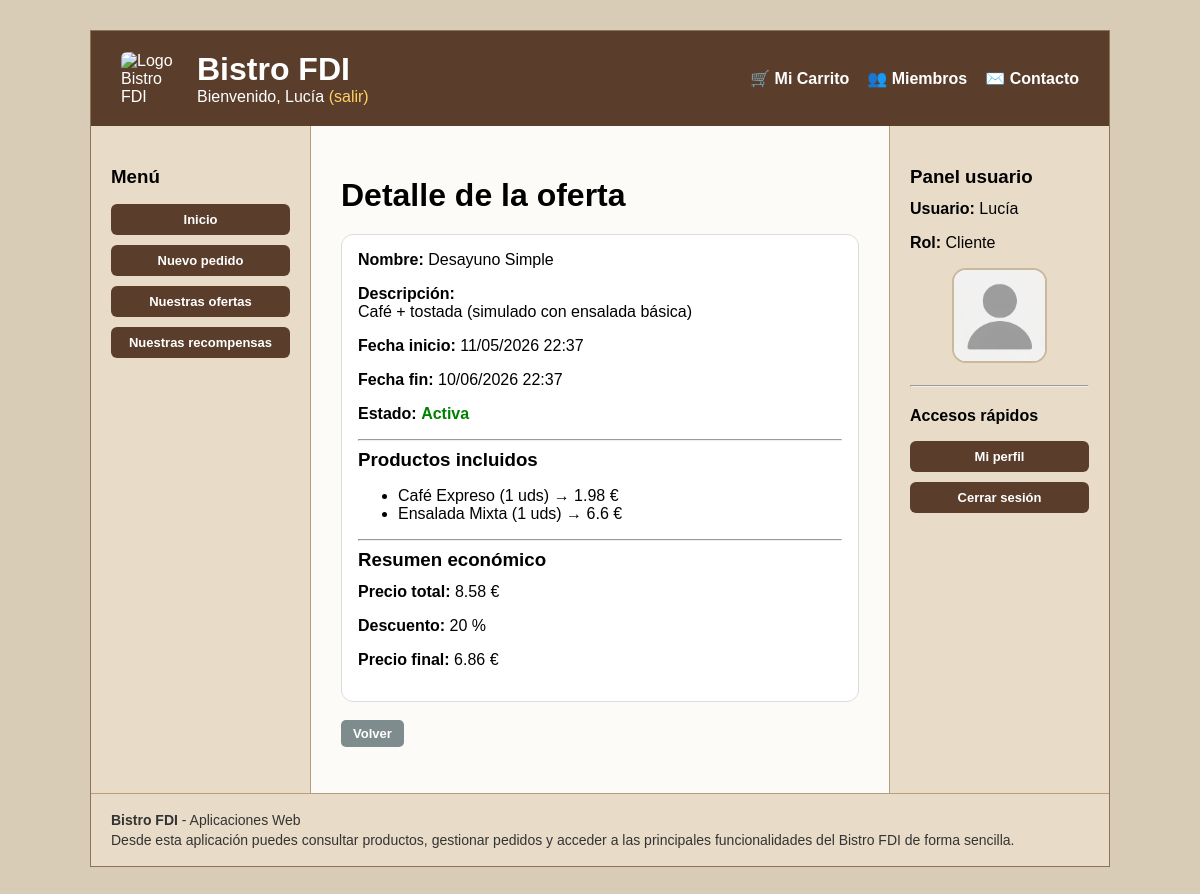
/vistas/ofertas/detalleOferta.php?id=1&return=../ofertas/ofertaCliente.php (signed in), run on the app's committed database.
### tables this page shows
CREATE TABLE IF NOT EXISTS `usuarios` (
    `id` INT AUTO_INCREMENT PRIMARY KEY,
    `username` VARCHAR(100) NOT NULL UNIQUE,
    `email` VARCHAR(150) NOT NULL UNIQUE,
    `nombre` VARCHAR(100) NOT NULL,
    `apellidos` VARCHAR(100) NOT NULL,
    `password_hash` VARCHAR(255) NOT NULL,
    `rol` ENUM('cliente', 'camarero', 'cocinero', 'gerente') NOT NULL DEFAULT 'cliente',
    `avatar_tipo` ENUM('default', 'preset', 'custom') NOT NULL DEFAULT 'default',
    `avatar_valor` VARCHAR(255) DEFAULT NULL,
    `activo` TINYINT(1) NOT NULL DEFAULT 1,
    `deleted_at` TIMESTAMP NULL DEFAULT NULL,
    `created_at` TIMESTAMP DEFAULT CURRENT_TIMESTAMP,
    `updated_at` TIMESTAMP DEFAULT CURRENT_TIMESTAMP ON UPDATE CURRENT_TIMESTAMP,
    `bistrocoins` INT NOT NULL DEFAULT 0
);

CREATE TABLE IF NOT EXISTS `ofertas` (
    `id` INT AUTO_INCREMENT PRIMARY KEY,
    `nombre` VARCHAR(100) NOT NULL,
    `descripcion` TEXT,
    
    `fecha_inicio` DATETIME NOT NULL,
    `fecha_fin` DATETIME NOT NULL,

    `descuento` DECIMAL(5,2) NOT NULL,  

    `created_at` TIMESTAMP DEFAULT CURRENT_TIMESTAMP,
    `updated_at` TIMESTAMP DEFAULT CURRENT_TIMESTAMP ON UPDATE CURRENT_TIMESTAMP
);

CREATE TABLE IF NOT EXISTS `oferta_productos` (
    `id` INT AUTO_INCREMENT PRIMARY KEY,

    `oferta_id` INT NOT NULL,
    `producto_id` INT NOT NULL,

    `cantidad` INT NOT NULL DEFAULT 1,

    FOREIGN KEY (`oferta_id`) REFERENCES `ofertas`(`id`) ON DELETE CASCADE,
    FOREIGN KEY (`producto_id`) REFERENCES `productos`(`id`) ON DELETE CASCADE,

    UNIQUE (`oferta_id`, `producto_id`)
);

CREATE TABLE IF NOT EXISTS `productos` (
    `id` INT AUTO_INCREMENT PRIMARY KEY,
    `nombre` VARCHAR(100),
    `descripcion` TEXT,
    `categoria_id` INT,
    `precio_base` DECIMAL(10,2),
    `iva` INT,
    `disponible` BOOLEAN,
    `ofertado` BOOLEAN,
    `imagen` VARCHAR(255) DEFAULT NULL,
    `se_cocina` BOOLEAN DEFAULT 1,
    FOREIGN KEY (`categoria_id`) REFERENCES `categorias`(`id`)
);

### includes/OfertaDAO.php (called while the page is built, shortened)
<?php
require_once __DIR__ . '/../entities/Oferta.php';
require_once __DIR__ . '/../includes/application.php';
class OfertaDAO
{
    public static function getById($id)
    {
        global $conn;
        $stmt = $conn->prepare("
            SELECT id, nombre, descripcion, fecha_inicio, fecha_fin, descuento
            FROM ofertas
            WHERE id = ?
        ");
        $stmt->bind_param("i", $id);
        $stmt->execute();
        $result = $stmt->get_result();
        $fila = $result->fetch_assoc();
        return new Oferta(
            $fila['id'],
            $fila['nombre'] ?? '',
            $fila['descripcion'] ?? '',
            $fila['fecha_inicio'],
            $fila['fecha_fin'],
            $fila['descuento']
        );
    }
}

### entities/Oferta.php (called while the page is built, shortened)
<?php
class Oferta
{
    private $id;
    private $nombre;
    private $descripcion;
    private $fecha_inicio;
    private $fecha_fin;
    private $descuento;
    public function __construct($id, $nombre, $descripcion, $fecha_inicio, $fecha_fin, float $descuento)
    {
        $this->id = $id;
        $this->nombre = $nombre;
        $this->descripcion = $descripcion;
        $this->fecha_inicio = $fecha_inicio;
        $this->fecha_fin = $fecha_fin;
        $this->descuento = $descuento;
    }
    public function getId()
    {
        return $this->id;
    }
    public function getNombre()
    {
        return $this->nombre;
    }
    public function getDescripcion()
    {
        return $this->descripcion;
    }
    public function getFechaInicio()
    {
        return $this->fecha_inicio;
    }
    public function getFechaFin()
    {
        return $this->fecha_fin;
    }
    public function getDescuento()
    {
        return $this->descuento;
    }
    public function estaActiva()
    {
        $tz = new DateTimeZone('Europe/Madrid');
        $ahora = new DateTime('now', $tz);
        $inicio = new DateTime($this->fecha_inicio, $tz);
        $fin = new DateTime($this->fecha_fin, $tz);
        return $ahora >= $inicio && $ahora <= $fin;
    }
    public function aplicarDescuento(float $precioOriginal)
    {
        return round($precioOriginal * (1 - $this->descuento / 100), 2);
    }
}

### includes/ProductoDAO.php (called while the page is built, shortened)
<?php
require_once __DIR__ . '/../entities/Producto.php';
require_once __DIR__ . '/application.php';
class ProductoDAO {
    public static function getProductosDeOferta($oferta_id) {
        global $conn;
        $stmt = $conn->prepare("
            SELECT p.*, op.cantidad
            FROM productos p
            JOIN oferta_productos op ON p.id = op.producto_id
            WHERE op.oferta_id = ?
        ");
        $stmt->bind_param("i", $oferta_id);
        $stmt->execute();
        $result = $stmt->get_result();
        $productos = [];
        while ($fila = $result->fetch_assoc()) {
            $producto = new Producto(
                $fila['id'],
                $fila['nombre'],
                $fila['descripcion'],
                $fila['categoria_id'],
                $fila['precio_base'],
                $fila['iva'],
                $fila['disponible'],
                $fila['ofertado'],
                $fila['imagen'] ?? null,
                $fila['se_cocina'] ?? 1
            );
            $producto->cantidad = $fila['cantidad'];
            $productos[] = $producto;
        }
        return $productos;
    }
}

### entities/Producto.php (called while the page is built, shortened)
<?php
class Producto {
    private $nombre;
    private $precio;
    private $iva;
    public function __construct($id, $nombre, $descripcion, $categoria_id, $precio, $iva, $disponible, $ofertado, $imagen = null, $se_cocina = 1) {
        $this->nombre = $nombre;
        $this->precio = $precio;
        $this->iva = $iva;
    }
    public function getNombre() {
        return $this->nombre;
    }
    public function getPrecioFinal() {
        return round($this->precio * (1 + $this->iva / 100), 2);
    }
}

### includes/UsuarioDAO.php (called while the page is built, shortened)
<?php
require_once __DIR__ . '/../entities/Usuario.php';
require_once __DIR__ . '/util.php';
class UsuarioDAO {
    public static function default_avatar(): string {
        return RUTA_APP . '/img/avatares/default.png';
    }
    private static function row_to_usuario(array $row): Usuario {
        $row['avatar_url'] = self::user_row_to_avatar_url($row);
        return new Usuario(
            (int)$row['id'],
            $row['username'],
            $row['email'],
            $row['nombre'],
            $row['apellidos'],
            $row['password_hash'],
            $row['rol'] ?? 'cliente',
            $row['avatar_tipo'] ?? 'default',
            $row['avatar_valor'] ?? null,
            $row['avatar_url'],
            (int)$row['activo'],
            $row['updated_at'] ?? '',
            (int)($row['bistrocoins'] ?? 0)
        );
    }
    private static function user_row_to_avatar_url(array $row): string {
        $tipo = (string)($row['avatar_tipo'] ?? 'default');
        return self::default_avatar();
    }
    public static function user_find_by_id(int $id, bool $includeInactive = true): ?Usuario {
        $conn = crearConexion();
        $sql = $includeInactive
            ? "SELECT * FROM usuarios WHERE id = ? LIMIT 1"
            : "SELECT * FROM usuarios WHERE id = ? AND activo = 1 LIMIT 1";
        $stmt = $conn->prepare($sql);
        $stmt->bind_param("i", $id);
        $stmt->execute();
        $result = $stmt->get_result();
        $row = $result->fetch_assoc();
        return $row ? self::row_to_usuario($row) : null;
    }
}

### includes/auth.php (called while the page is built, shortened)
<?php
require_once __DIR__ . '/UsuarioDAO.php';
function current_user(): ?Usuario {
    $id = (int)$_SESSION['user_id'];
    $user = UsuarioDAO::user_find_by_id($id);
    return $user;
}
        ?>

### entities/Usuario.php (called while the page is built, shortened)
<?php
class Usuario {
    private $nombre;
    private $rol;
    private $avatar_url;
    private $activo;
    public function __construct(int $id, string $username, string $email, string $nombre, string $apellidos,
                                string $password_hash, string $rol, string $avatar_tipo, ?string $avatar_valor,
                                string $avatar_url, int $activo, string $updated_at, int $bistrocoins = 0) {
        $this->nombre = $nombre;
        $this->rol = $rol;
        $this->avatar_url = $avatar_url;
        $this->activo = $activo;
    }
    public function getNombre(): string { return $this->nombre; }
    public function getRol(): string { return $this->rol; }
    public function getAvatarUrl(): string { return $this->avatar_url; }
    public function isActivo(): bool { return $this->activo === 1; }
}

### includes/util.php (called while the page is built, shortened)
<?php
function escaparHtml(?string $value): string
{
    return htmlspecialchars((string) $value, ENT_QUOTES | ENT_SUBSTITUTE, 'UTF-8');
}

### vistas/ofertas/detalleOferta.php (the view, shortened to what this page needs)
<?php
require_once __DIR__ . '/../../includes/auth.php';
require_once __DIR__ . '/../../entities/Oferta.php';
require_once __DIR__ . '/../../includes/ProductoDAO.php';
require_once __DIR__ . '/../../includes/OfertaDAO.php';
$id = $_GET['id'] ?? null;
$return = $_GET['return'] ?? 'index.php';
$oferta = OfertaDAO::getById($id);
?>
<h1>Detalle de la oferta</h1>
<div class="panel">
    <p><strong>Nombre:</strong> <?= htmlspecialchars($oferta->getNombre()) ?></p>
    <p><strong>Descripción:</strong><br>
        <?= nl2br(htmlspecialchars($oferta->getDescripcion())) ?>
    </p>
    <p><strong>Fecha inicio:</strong>
        <?= date('d/m/Y H:i', strtotime($oferta->getFechaInicio())) ?>
    </p>
    <p><strong>Fecha fin:</strong>
        <?= date('d/m/Y H:i', strtotime($oferta->getFechaFin())) ?>
    </p>
    <p><strong>Estado:</strong>
        <?= (!$oferta->estaActiva())
            ? '<span class="text-danger">Caducada</span>'
            : '<span class="text-success">Activa</span>' ?>
    </p>
    <hr>
    <h3>Productos incluidos</h3>
    <?php
    $precio_total = 0;
    $productos = ProductoDAO::getProductosDeOferta($oferta->getId());
    ?>
    <?php if (empty($productos)): ?>
        <p>No hay productos en esta oferta.</p>
    <?php else: ?>
        <ul>
            <?php foreach ($productos as $p):
                $precio = $p->getPrecioFinal();
                $precio_cant = $precio * $p->cantidad;
                $precio_total += $precio_cant;
            ?>
                <li>
                    <?= htmlspecialchars($p->getNombre()) ?>
                    (<?= $p->cantidad ?> uds)
                    → <?= round($precio_cant, 2) ?> €
                </li>
            <?php endforeach; ?>
        </ul>
    <?php endif; ?>
    <hr>
    <h3>Resumen económico</h3>
    <p><strong>Precio total:</strong> <?= round($precio_total, 2) ?> €</p>
    <p><strong>Descuento:</strong> <?= $oferta->getDescuento() ?> %</p>
    <?php
    $precio_final = $oferta->aplicarDescuento($precio_total);
    ?>
    <p><strong>Precio final:</strong> <?= round($precio_final, 2) ?> €</p>
</div>
<p>
    <a class="btn-volver" href="<?= htmlspecialchars($return) ?>">Volver</a>
</p>
<?php
require __DIR__ . '/../../includes/plantilla.php';

### cabecera.php (shortened to what this page needs)
<?php
require_once __DIR__ . '/includes/auth.php';
function mostrarSaludo(): string {
    $user = current_user();
    if ($user) {
        $nombre = $user->getNombre() ?: $user->getUsername();
        return "Bienvenido, " . htmlspecialchars($nombre) .
            " <a href='" . RUTA_APP . "/scripts/usuarios/logout.php'>(salir)</a>";
    }
    return "Usuario desconocido. <a href='" . RUTA_APP . "/vistas/usuarios/acceso.php#login'>Login</a>";
}
?>
<div class="cabecera-superior">
    <div class="cabecera-brand">
        <img src="<?= RUTA_APP ?>/img/logo_personalizado.png" alt="Logo Bistro FDI" class="logo-cabecera">
        <div>
            <h1>Bistro FDI</h1>
            <div class="saludo"><?= mostrarSaludo(); ?></div>
        </div>
    </div>
    <nav class="menu-principal">
        <ul>
            <?php if (current_user()): ?>
                <li><a href="<?= RUTA_APP ?>/vistas/pedidos/carrito.php">🛒 Mi Carrito</a></li>
            <?php endif; ?>
            <li><a href="<?= RUTA_APP ?>/miembros.php">👥 Miembros</a></li>
            <li><a href="<?= RUTA_APP ?>/contacto.php">✉️ Contacto</a></li>
        </ul>
    </nav>
</div>

### sideBarDer.php
<?php
require_once __DIR__ . '/includes/auth.php';
require_once __DIR__ . '/includes/util.php';
$user = current_user();
$nombre = $user ? $user->getNombre() : 'Invitado';
$rol = $user ? $user->getRol() : 'No autenticado';
$avatarSrc = $user ? $user->getAvatarUrl() : '';
?>
<section class="panel-usuario-sidebar">
    <h3>Panel usuario</h3>
    <p><strong>Usuario:</strong> <?= escaparHtml($nombre) ?></p>
    <p><strong>Rol:</strong> <?= escaparHtml(ucfirst($rol)) ?></p>
    <?php if ($user): ?>
        <div class="sidebar-avatar-box">
            <img src="<?= escaparHtml($avatarSrc) ?>"
                 alt="Foto de perfil de <?= escaparHtml($nombre) ?>"
                 class="sidebar-avatar">
        </div>
    <?php endif; ?>
    <hr>
    <nav aria-label="Accesos rápidos del usuario">
        <h4>Accesos rápidos</h4>
        <ul class="menu-izq">
            <?php if ($user && $user->getRol() === 'gerente'): ?>
                <li><a href="<?= RUTA_APP ?>/vistas/usuarios/usuarios.php">Listado de usuarios</a></li>
                <li><a href="<?= RUTA_APP ?>/vistas/usuarios/usuario_form.php?modo=crear">Registrar trabajador</a></li>
                <li><a href="<?= RUTA_APP ?>/vistas/usuarios/perfil.php">Mi perfil</a></li>
                <li><a href="<?= RUTA_APP ?>/scripts/usuarios/logout.php">Cerrar sesión</a></li>
            <?php elseif ($user): ?>
                <li><a href="<?= RUTA_APP ?>/vistas/usuarios/perfil.php">Mi perfil</a></li>
                <li><a href="<?= RUTA_APP ?>/scripts/usuarios/logout.php">Cerrar sesión</a></li>
            <?php else: ?>
                <li><a href="<?= RUTA_APP ?>/vistas/usuarios/acceso.php#login">Iniciar sesión</a></li>
                <li><a href="<?= RUTA_APP ?>/vistas/usuarios/registro.php">Registrarse</a></li>
            <?php endif; ?>
        </ul>
    </nav>
</section>

### CSS/estilo.css (style rules this page uses)
*, *::before, *::after { box-sizing: border-box; }
html, body { overflow-x: hidden; }
body { margin: 0; padding: 0; background-color: #d9ccb7; font-family: Arial, sans-serif; }
h1 { margin-bottom: 20px; }
h3 { margin: 20px 0 12px 0; }
h4 { margin: 20px 0 12px 0; }
p { margin: 0 0 16px 0; }
.cabecera-superior { display: flex; justify-content: space-between; align-items: center; gap: 30px; flex-wrap: wrap; }
.cabecera-brand { display: flex; align-items: center; gap: 16px; min-width: 0; }
.logo-cabecera { width: 60px; height: auto; border-radius: 6px; flex-shrink: 0; }
.cabecera-brand h1 { margin: 0; font-size: 2rem; }
.saludo a { color: #ffd166; text-decoration: none; }
.menu-principal ul { list-style: none; display: flex; gap: 18px; margin: 0; padding: 0; flex-wrap: wrap; }
.menu-principal a { color: white; text-decoration: none; font-weight: bold; }
.menu-izq { list-style: none; padding: 0; }
.menu-izq li { margin-bottom: 10px; }
.menu-izq a, #sidebar-der ul a { display: block; padding: 8px 10px; background-color: #5a3e2b; color: white; text-decoration: none; border-radius: 6px; font-weight: bold; font-size: 13px; text-align: center; }
#sidebar-der ul { list-style: none; padding: 0; }
#sidebar-der li { margin-bottom: 10px; }
.btn-volver { display: inline-block; padding: 6px 12px; font-size: 13px; background-color: #7f8c8d; color: white; text-decoration: none; border-radius: 5px; font-weight: bold; }
.panel { border: 1px solid #ddd; border-radius: 12px; background: #fff; padding: 16px; margin-bottom: 18px; width: 100%; max-width: 100%; overflow-x: auto; min-width: 0; }
.panel h2, .panel h3 { margin-top: 0; }
.activo, .text-success { color: green; font-weight: bold; }
.sidebar-avatar-box { margin: 14px 0 18px; text-align: center; }
.sidebar-avatar { width: 95px; height: 95px; border-radius: 14px; object-fit: cover; border: 2px solid #c9b89d; background: #fff; display: inline-block; }

### data on the page
usuarios: nombre "Lucía", rol "Cliente"
ofertas: nombre "Desayuno Simple", descripcion "Café + tostada (simulado con ensalada básica)", fecha_inicio "11/05/2026 22:37", fecha_fin "10/06/2026 22:37", descuento "20", descuento "6.86"
oferta_productos: producto.nombre "Café Expreso", cantidad "1", precio_cant "1.98"
oferta_productos: producto.nombre "Ensalada Mixta", cantidad "1", precio_cant "6.6"

### other printed values
$precio_total "8.58"
